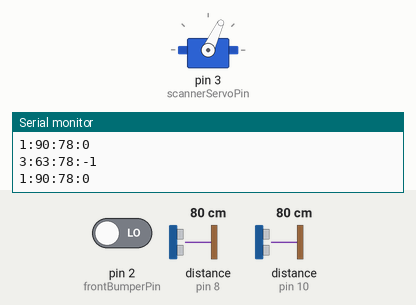
Simulated run of this sketch. Board: Arduino Uno, built with avr-gcc and run on an emulated ATmega328P. On the bench: servo, the last lines printed to the serial monitor. Wiring (inferred from the names in the program): 2 × ultrasonic range finder: trigger pin 9, echo pin 8 / trigger pin 11, echo pin 10. Inputs (shaded band) come from the test bench; at power-on: distance to the obstacle (sensors on pin 10, pin 8) 80 cm, pin 2 (frontBumperPin) LOW. The echo pulse lasts 58.3 µs per cm.

Above: at 1.29 s.
1.3 s: distance to the obstacle (sensor on pin 10) set to 250 cm
At 1.69 s:
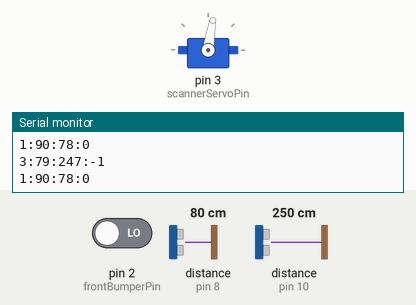
4.3 s: distance to the obstacle (sensor on pin 10) set to 2 cm
10.3 s: distance to the obstacle (sensor on pin 10) set to 60 cm
At 10.46 s:
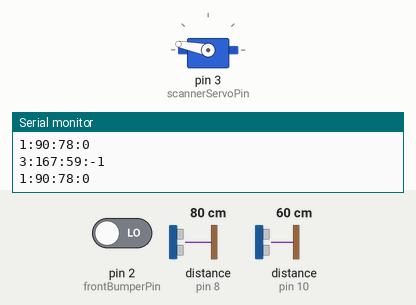
Timing chart, 0 to 14.3 s (numbered marks = the images above; inputs shaded):
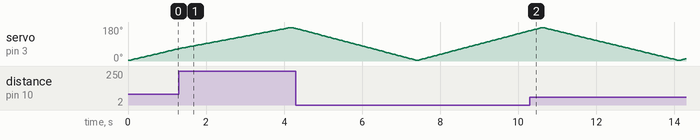

The sketch:

arduinosensors.ino
```cpp
#include <Servo.h>


// Collect sensor information from
// Ultrasonic distance
// IR distance
// IR Bumper
// Minimum of calculation is done on arduino, this is left to consumer
// to colelct data as fast as possible
// we use 1 fixed ultrasonic and ir sensor for front detection
// we use sg 90 servo to loop 180 degree getting 360 data colection
// We loop our sensors in sequence always starting with bumper
// if bumper reacts we sent data directly and continue colelct information for other sensors
//
// Each sequence we also collect angle that reflects relation to front
// 90 degree is front
// due to limitations in sg90 we never physical reach 180 degree
// At 0 degree we collect left and right side 90 degree from front
// at 90 degree we collect front and back
// at 180 we rotated so sensor left now collect 87 degree on right side
// and right sensor collect -3 degree on left side
//
// We can send up to 10 differnt messages types
// 0 send bumper status 0 bumped, 1 not bumped
// 1 front US
// 2 front IR
// 3 scanner US
// 4 scanner IR
//
// Message format
// message type:angle:distance:speed
//
// bumper sends a message when something change
//
//
// Add calibration of angle on scanner with front sensor
// calibrate in the range of angle of 20 degrees where it soposed to be inline
// when calibration is done make adjustments based on the offset
// att handling of negative angles due to ofset, which will then be by adding 360 to the angle


// Temporary global variables
long duration;
int usDistance;
int usSpeed;
int tmpDistance;
// curent timestamp
long currentTime = millis();

// Max distance from US if ouside we consider it invalid
int maxUsDistance = 400;

unsigned long scannerTime[180];
int scannerUsMeasure[360]; //distance
unsigned long frontUsMeasure[3]; // time,distance,speed
int frontBumped = 0;

// Pin configuration for scanner
int scannerUsTriggerPin[2] = {11,5};
int scannerUsEchoPin[2] = {10,4};

// Pin configuration front sensors
int frontUsTriggerPin = 9;
int frontUsEchoPin = 8;
int frontBumperPin = 2;


// Servo
Servo scannerServo;
int scannerServoAngle = 0;
int scannerServoAngleMax = 177;
int scannerServoAngleMin = 3;
int scannerServoPin = 3;


// Enable or disable sensores 0 == disabled
int scannerUs = 1;
int frontUs = 1;
int bumperFront = 1;
int scannerServoEnabled = 1;

void setup() {
  // put your setup code here, to run once:
  Serial.begin(115200);

  for ( int i = 0; i < 2; i = i + 1) {
    pinMode(scannerUsTriggerPin[i], OUTPUT);
    pinMode(scannerUsEchoPin[i], INPUT);
  }
  if (frontUs == 1) {
    pinMode(frontUsTriggerPin, OUTPUT);
    pinMode(frontUsEchoPin, INPUT);
  }
  if (scannerServoEnabled == 1) {
    scannerServo.attach(scannerServoPin); // D9
    scannerServo.write(scannerServoAngle);
  }
  // Initite scanner measure array
  for (int i = 0; i < 180; i = i + 1) {
    // time, distance, speed
    scannerUsMeasure[i] = maxUsDistance;
  }
  // Initiate front measure array
  frontUsMeasure[0] = currentTime;
  frontUsMeasure[1] = -1;
  frontUsMeasure[2] = -1;
}

void loop() {
  // put your main code here, to run repeatedly:
  //Serial.println(analogRead(A0));

  String s = "";
  int toClose = 0;
  int bumped = 0;
  int speed = 0;


  for(scannerServoAngle = scannerServoAngleMin; scannerServoAngle < scannerServoAngleMax; scannerServoAngle = scannerServoAngle + 2)
  {
  // Collect bumper
  if (bumperFront == 1) {
    bumped = getBumper(frontBumperPin);
    if (bumped != frontBumped) {
      //type:angle:distance:speed
      s = "0:90:" + String(bumped) + ":-1";
      Serial.println(s);
      frontBumped=bumped;
    }
  }
    s="1";
    scannerServo.write(scannerServoAngle);
    collectData(scannerServoAngle);
    delay(30);
  }
  // now scan back from 180 to 0 degrees
  for(scannerServoAngle = scannerServoAngleMax; scannerServoAngle > scannerServoAngleMin; scannerServoAngle = scannerServoAngle - 2)
  {
  // Collect bumper
  if (bumperFront == 1) {
    bumped = getBumper(frontBumperPin);
    if (bumped != frontBumped) {
      //type:angle:distance:speed
      s = "0:90:" + String(bumped) + ":-1";
      Serial.println(s);
      frontBumped=bumped;
    }
  }
    s="1";
    scannerServo.write(scannerServoAngle);
    collectData(scannerServoAngle);
    delay(30);
  }


}

int collectData(int angle) {
  String s;
  int sensorAngle;
  int j;

  // time,distance,speed
  usDistance = getUsDistance(frontUsTriggerPin,frontUsEchoPin);
  currentTime = millis();
  if (usDistance >= maxUsDistance) {
    usDistance = frontUsMeasure[1];
    usSpeed = frontUsMeasure[2];
  } else {
    usSpeed = getSpeed(frontUsMeasure[0],frontUsMeasure[1],usDistance,maxUsDistance);
  }
  frontUsMeasure[0] = currentTime;
  frontUsMeasure[1] = usDistance;
  frontUsMeasure[2] = usSpeed;


  //type:angle:distance:speed
  s="1:90:" + String(usDistance) + ":" + String(usSpeed);
  Serial.println(s);


  for (int j = 0; j < 1; j = j + 1) {
     // Serial.println("fron collected " + String(angle) + " " + String(j));
     // Serial.println("trig " + String(scannerUsTriggerPin[j]) + " echo " + String(scannerUsEchoPin[j]));
      sensorAngle = angle + scannerServoAngleMax * j;
      usDistance = getUsDistance(scannerUsTriggerPin[j],scannerUsEchoPin[j]);
      currentTime = millis();
      // us
      if (usDistance >= maxUsDistance) {
        usDistance = scannerUsMeasure[sensorAngle];
      }

      scannerUsMeasure[sensorAngle] = usDistance;

      //type:angle:distance:speed
      s="3:" + String(angle  + scannerServoAngleMax * j) + ":" + String(usDistance) + ":-1" ;
      Serial.println(s);

  }

scannerTime[angle]=currentTime;
  //Serial.println("fron collected");
  return 0;
}

int getSpeed(int lastTime, int lastDistance, int distance, int maxDistance) {
  int deltaDistance = 0;
  int speed = -1;
  //delay(100);

  if (distance == maxDistance) {
    speed = -1;
  } else {
    if (currentTime < lastTime) {
      // timer has reset, restarting
      speed = -1;
    } else {
      deltaDistance = abs(lastDistance - distance)*1000;
      //Serial.println(deltaDistance);
      //Serial.println(currentTime - usLastTimeStamp[sensor]);
      if (deltaDistance > 0) {
        speed = deltaDistance / (currentTime - lastTime);
      } else {
        speed = 0;
      }
    }
  }

  return speed; // Distance in CM/milisecond

}

int getBumper(int pin) {
  return digitalRead(pin);
}

int getUsDistance(int trigPin, int echoPin) {

  digitalWrite(trigPin, LOW);
  delayMicroseconds(10);
  digitalWrite(trigPin, HIGH);
  delayMicroseconds(10);
  digitalWrite(trigPin, LOW);
  duration = pulseIn(echoPin, HIGH);
  //Serial.println(duration);
  usDistance = duration * 0.034 / 2;

  return usDistance; // Distance in CM
}
```
